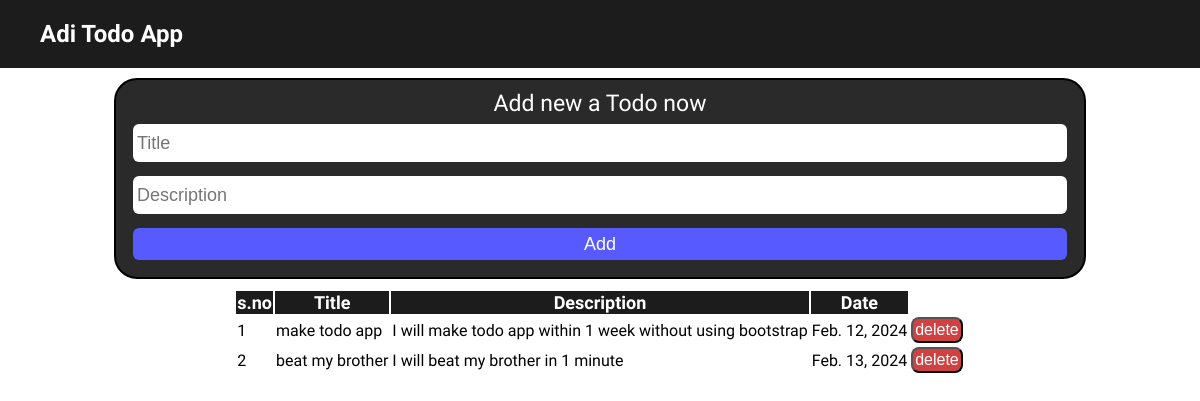
The app's page /, older data.
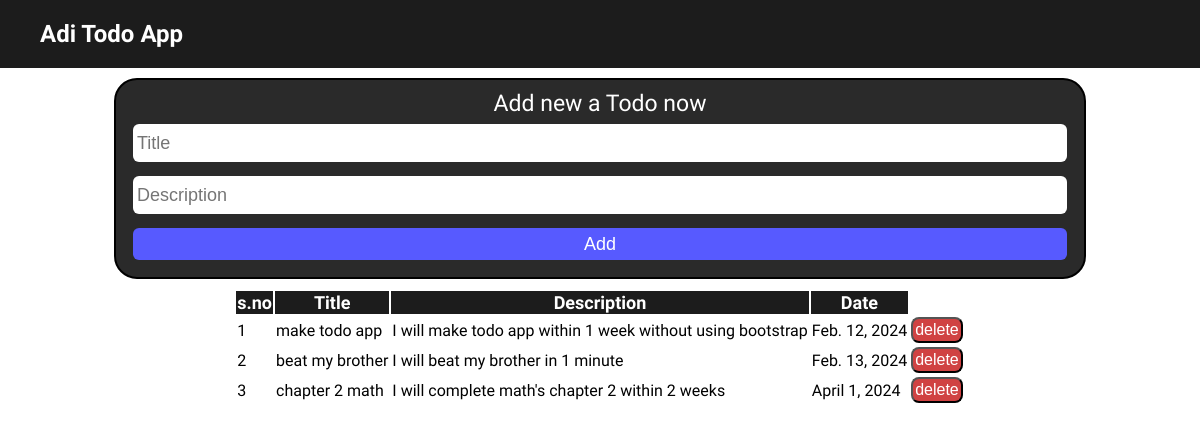
The same page, newer data.
### Home/models.py (models this page shows, shortened)
class Todo(models.Model):
    title = models.CharField(max_length=60)
    desc = models.CharField(max_length=255)
    date = models.DateField(auto_now_add=True)

### Home/views.py (the view, shortened to what this page needs)
# urls.py: path('', views.home, name='home'),
def home(request):
    todoget = Todo.objects.all()
    data = {'todoget':todoget}
    return render(request,"home.html",data)

### templates/home.html (shortened to what this page needs)
{% extends "main.html" %} {% load static %} {% block head %}
<link rel="stylesheet" href="{% static 'css/home.css' %}" />
{% endblock head %} {% block body %}
<div class="container">
  <form class="todoform" action="/" method="POST">
    <label for="todotitle">Add new a Todo now</label>
    <input
      type="text"
      name="todotitle"
      id="todotitle"
      class="todoinput"
      placeholder="Title"
    />
    <input
      type="text"
      name="tododesc"
      id="tododesc"
      class="todoinput"
      placeholder="Description"
    />
    <button type="submit" class="submitbtn">Add</button>
  </form>
</div>
{% if todoget %}
<table class="table">
  <tr class="todohead">
    <th>s.no</th>
    <th>Title</th>
    <th>Description</th>
    <th>Date</th>
  </tr>
  {% for todo in todoget %}
  <tr class="todobox">
    <td>{{forloop.counter}}</td>
    <td>{{todo.title}}</td>
    <td>{{todo.desc}}</td>
    <td>{{todo.date}}</td>
    <td>
      <form action = '{% url "delete" todo.id%}'
        ><input class="crud deletebtn" type="submit" value="delete"
      /></form>
    </td>
  </tr>
  {% endfor %}
</table>
{% endif %} {% endblock body %}

Row changes from the older to the newer data that the page shows:
added Todo: title "chapter 2 math", desc "I will complete math's chapter 2 within 2 weeks", date "April 1, 2024"
